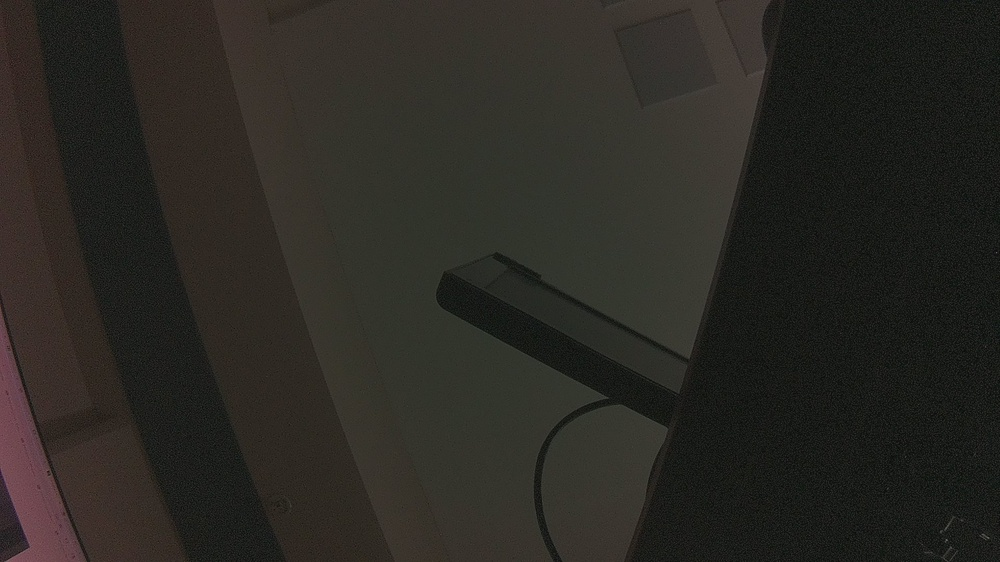
#> input picture archive/camera_test.jpg, 1000 x 562 px, shrunk from 1920 x 1080 before the run, given in place of x-raw, format=BGR ! appsink drop=1, which was not available
$ python consciousness_attention_clean.py
#> lines starting #> are read from the running program, lines starting #| are printed output that depends on the picture; after the words box and inside, x2 and y2 are one past the last pixel; in counts of white or black regions, pixels touching at a corner belong together; pictures that were not available may be replaced by others from this repository, and a replacement may not be noted
#> in main, frame is the input picture: shape (562, 1000, 3); mean B, G, R 35.5, 40.4, 42.4
#!/usr/bin/env python3
"""
Clean Consciousness Visual Attention
Focus area for processing, periphery for motion detection only
No blur - just functional separation
"""

import cv2
import numpy as np
import time
import random
from collections import deque

class CleanConsciousnessVision:
    def __init__(self):
        # Focus area properties
        self.focus_x = 0.5
        self.focus_y = 0.5
        self.focus_radius = 0.15  # Can dilate/shrink
        self.focus_radius_target = 0.15

        # Motion detection
        self.motion_grid_size = 8  # 8x8 grid for periphery
        self.motion_heatmap = np.zeros((self.motion_grid_size, self.motion_grid_size))
        self.ambient_motion = 0.016
        self.motion_history = deque(maxlen=30)

        # Saccade control
        self.fixation_timer = 0
        self.saccade_cooldown = 0
        self.last_focus = (0.5, 0.5)

    def process_frame(self, frame, prev_frame):
        """Main processing - split into focus and periphery"""
        h, w = frame.shape[:2]
#> h = 562; w = 1000

        # Define focus area
        focus_px = int(self.focus_x * w)
#> focus_px = 500
        focus_py = int(self.focus_y * h)
#> focus_py = 281
        focus_radius_px = int(self.focus_radius * min(h, w))
#> focus_radius_px = 84

        # Create masks
        focus_mask = np.zeros((h, w), dtype=np.uint8)
        cv2.circle(focus_mask, (focus_px, focus_py), focus_radius_px, 255, -1)
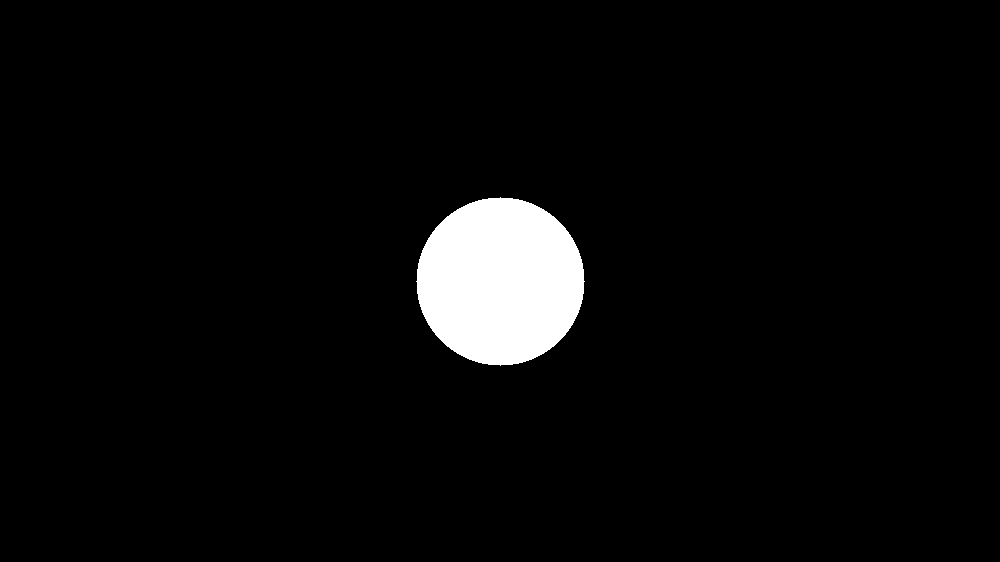
#> focus_mask: shape (562, 1000); 3.9% white; 1 white region, box (x1, y1, x2, y2) and area: (416, 197, 585, 366) 22133
        periphery_mask = 255 - focus_mask

        # Process periphery for motion only
        motion_peaks = []
        if prev_frame is not None:
            motion_peaks = self.detect_peripheral_motion(frame, prev_frame, periphery_mask)

        # Update focus based on motion
        self.update_focus(motion_peaks)

        # Smooth radius changes
        self.focus_radius += (self.focus_radius_target - self.focus_radius) * 0.1

        # Create visualization
        result = self.visualize(frame, focus_mask, motion_peaks)

        return result

    # [65 lines left out: function detect_peripheral_motion, not called in this run]

    def update_focus(self, motion_peaks):
        """Update focus position and size based on motion"""
        self.fixation_timer += 1
        self.saccade_cooldown = max(0, self.saccade_cooldown - 1)

        # Check for saccade triggers
        perform_saccade = False
        target = None

        # High motion in periphery triggers saccade
        if motion_peaks and self.saccade_cooldown == 0:
            # Take highest P/A ratio peak
            peak = motion_peaks[0]
            if peak['pa_ratio'] > 2.0:  # Strong motion
                target = (peak['x'], peak['y'])
                perform_saccade = True
                # Dilate focus for new area
                self.focus_radius_target = 0.2

        # Long fixation triggers exploration
        elif self.fixation_timer > 90 and self.saccade_cooldown == 0:  # 3 seconds
            # Random jump
            angle = random.random() * 2 * np.pi
            distance = 0.3 + random.random() * 0.2
            target = (
                self.focus_x + distance * np.cos(angle),
                self.focus_y + distance * np.sin(angle)
            )
            target = (
                np.clip(target[0], 0.1, 0.9),
                np.clip(target[1], 0.1, 0.9)
            )
            perform_saccade = True
            # Shrink focus for exploration
            self.focus_radius_target = 0.12

        # Execute saccade
        if perform_saccade and target:
            self.last_focus = (self.focus_x, self.focus_y)
            self.focus_x = target[0]
            self.focus_y = target[1]
            self.fixation_timer = 0
            self.saccade_cooldown = 10

        # Gradual radius adjustment based on motion
        if motion_peaks:
            # More motion = larger focus
            avg_pa = np.mean([p['pa_ratio'] for p in motion_peaks[:3]])
            if avg_pa > 3.0:
                self.focus_radius_target = 0.25
            elif avg_pa > 2.0:
                self.focus_radius_target = 0.18
            else:
                self.focus_radius_target = 0.15
        else:
            # No motion = shrink slightly
            self.focus_radius_target = max(0.12, self.focus_radius_target * 0.98)

    def visualize(self, frame, focus_mask, motion_peaks):
        """Create visualization"""
        h, w = frame.shape[:2]
#> h = 562; w = 1000
        result = frame.copy()

        # Darken periphery slightly (not blur, just dimmer)
        periphery = cv2.bitwise_and(result, result, mask=255-focus_mask)
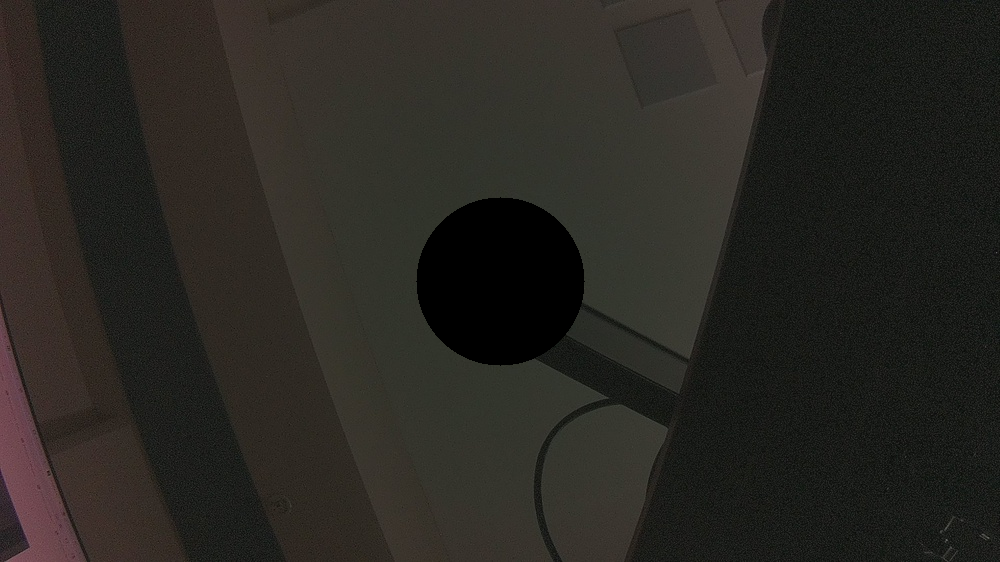
#> periphery: shape (562, 1000, 3); mean B, G, R 34, 38.7, 40.7
        periphery = (periphery * 0.7).astype(np.uint8)
        focus = cv2.bitwise_and(result, result, mask=focus_mask)
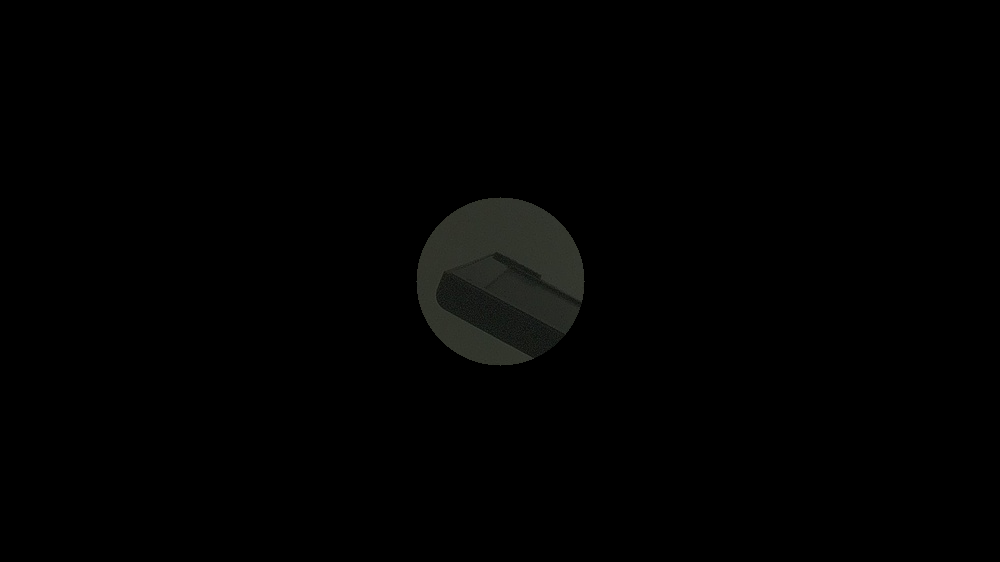
#> focus: shape (562, 1000, 3); mean B, G, R 1.5, 1.7, 1.6
        result = cv2.add(periphery, focus)

        # Draw focus circle
        focus_px = int(self.focus_x * w)
#> focus_px = 500
        focus_py = int(self.focus_y * h)
#> focus_py = 281
        focus_radius_px = int(self.focus_radius * min(h, w))
#> focus_radius_px = 84
        cv2.circle(result, (focus_px, focus_py), focus_radius_px, (0, 255, 255), 2)
        cv2.circle(result, (focus_px, focus_py), 3, (0, 255, 255), -1)
#> result: shape (562, 1000, 3); mean B, G, R 24.7, 29, 30.3

        # Draw motion heatmap overlay
        grid_h = h // self.motion_grid_size
#> grid_h = 70
        grid_w = w // self.motion_grid_size
#> grid_w = 125

        for i in range(self.motion_grid_size):
            for j in range(self.motion_grid_size):
                if self.motion_heatmap[i, j] > 0.01:
                    x1 = j * grid_w
                    y1 = i * grid_h
                    x2 = (j + 1) * grid_w
                    y2 = (i + 1) * grid_h

                    # Heat intensity
                    intensity = min(1.0, self.motion_heatmap[i, j] / 0.05)
                    color = (0, int(100 * intensity), int(255 * intensity))  # Blue to red

                    # Draw semi-transparent rectangle
                    overlay = result.copy()
                    cv2.rectangle(overlay, (x1, y1), (x2, y2), color, -1)
                    result = cv2.addWeighted(result, 0.8, overlay, 0.2, 0)

        # Draw motion peaks
        for i, peak in enumerate(motion_peaks[:5]):  # Top 5 peaks
            px = int(peak['x'] * w)
            py = int(peak['y'] * h)
            radius = int(10 + peak['pa_ratio'] * 5)
            cv2.circle(result, (px, py), radius, (0, 0, 255), 2)
            cv2.putText(result, f"{peak['pa_ratio']:.1f}", (px-15, py-radius-5),
                       cv2.FONT_HERSHEY_SIMPLEX, 0.4, (0, 0, 255), 1)

        # Draw saccade line if recent
        if self.saccade_cooldown > 5:
            last_px = int(self.last_focus[0] * w)
            last_py = int(self.last_focus[1] * h)
            cv2.arrowedLine(result, (last_px, last_py), (focus_px, focus_py),
                           (0, 255, 255), 2, tipLength=0.1)

        # Status text
        cv2.putText(result, "Focus/Periphery Separation", (10, 30),
                   cv2.FONT_HERSHEY_SIMPLEX, 0.7, (0, 255, 0), 2)

        # Focus info
        focus_text = f"Focus: ({self.focus_x:.2f}, {self.focus_y:.2f}) R: {self.focus_radius:.2f}"
        cv2.putText(result, focus_text, (10, 60),
                   cv2.FONT_HERSHEY_SIMPLEX, 0.6, (255, 255, 255), 1)
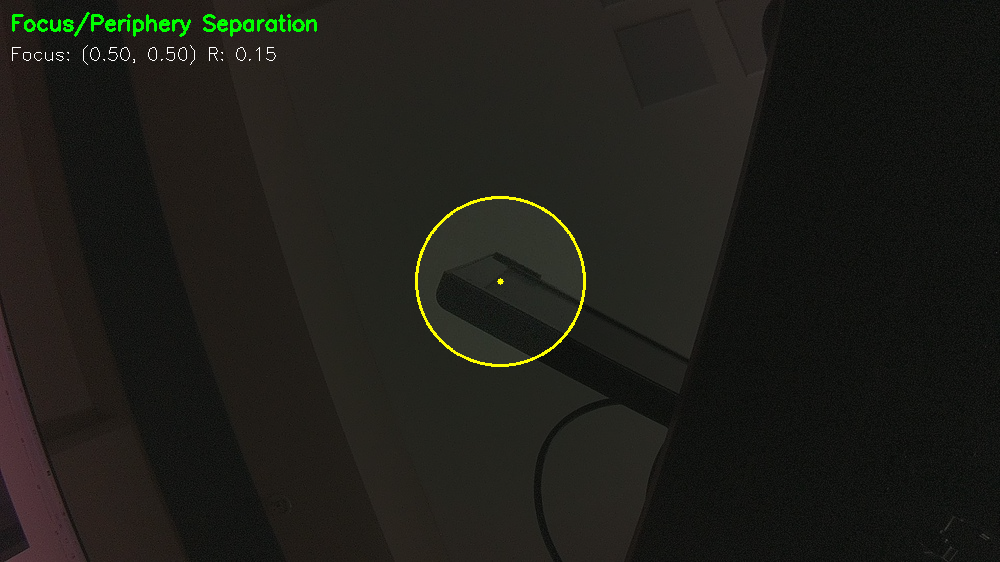
#> result: shape (562, 1000, 3); mean B, G, R 24.8, 30.1, 30.4

        # Motion info
        if self.motion_history:
            ambient = np.mean(self.motion_history)
            motion_text = f"Ambient: {ambient:.3f}"
            cv2.putText(result, motion_text, (10, 90),
                       cv2.FONT_HERSHEY_SIMPLEX, 0.6, (255, 255, 255), 1)

        # Peak count
        if motion_peaks:
            peaks_text = f"Peaks (P/A>1.5): {len(motion_peaks)}"
            cv2.putText(result, peaks_text, (10, 120),
                       cv2.FONT_HERSHEY_SIMPLEX, 0.6, (255, 255, 0), 1)

        # Saccade indicator
        if self.saccade_cooldown > 0:
            cv2.putText(result, "SACCADE", (w//2 - 50, 30),
                       cv2.FONT_HERSHEY_SIMPLEX, 0.8, (0, 255, 255), 2)

        return result

def main():
    print("👁️ Clean Focus/Periphery Vision System")
    print("=" * 40)
    print("Focus area: Detailed processing (yellow circle)")
    print("Periphery: Motion detection only (heat map)")
    print("Red circles: Motion peaks with P/A ratios")
    print("Focus jumps to highest P/A > 2.0")
    print("Press 'q' to quit, 's' to save")
    print("=" * 40)

    vision = CleanConsciousnessVision()

    # Open camera
    gst_pipeline = (
        "nvarguscamerasrc sensor-id=0 ! "
        "video/x-raw(memory:NVMM), width=1280, height=720, framerate=30/1 ! "
        "nvvidconv ! "
        "video/x-raw, format=BGRx ! "
        "videoconvert ! "
        "video/x-raw, format=BGR ! "
        "appsink drop=1"
    )

    cap = cv2.VideoCapture(gst_pipeline, cv2.CAP_GSTREAMER)
    if not cap.isOpened():
        cap = cv2.VideoCapture(0, cv2.CAP_V4L2)
        if not cap.isOpened():
            print("Could not open camera")
            return

    prev_frame = None
    frame_count = 0

    while True:
        ret, frame = cap.read()
        if not ret:
            break

        # Process frame
        result = vision.process_frame(frame, prev_frame)

        # Display
        cv2.imshow('Clean Consciousness Vision', result)

        # Handle keys
        key = cv2.waitKey(1) & 0xFF
#> (key q is pressed here)
        if key == ord('q'):
            break
        elif key == ord('s'):
            filename = f"clean_vision_{int(time.time())}.jpg"
            cv2.imwrite(filename, result)
            print(f"Saved: {filename}")

        prev_frame = frame.copy()
        frame_count += 1

        if frame_count % 90 == 0:
            if vision.motion_history:
                avg_ambient = np.mean(vision.motion_history)
                print(f"Frame {frame_count} | Focus: ({vision.focus_x:.2f}, {vision.focus_y:.2f}) "
                      f"| Radius: {vision.focus_radius:.2f} | Ambient: {avg_ambient:.3f}")

    cap.release()
    cv2.destroyAllWindows()

if __name__ == "__main__":
    main()
